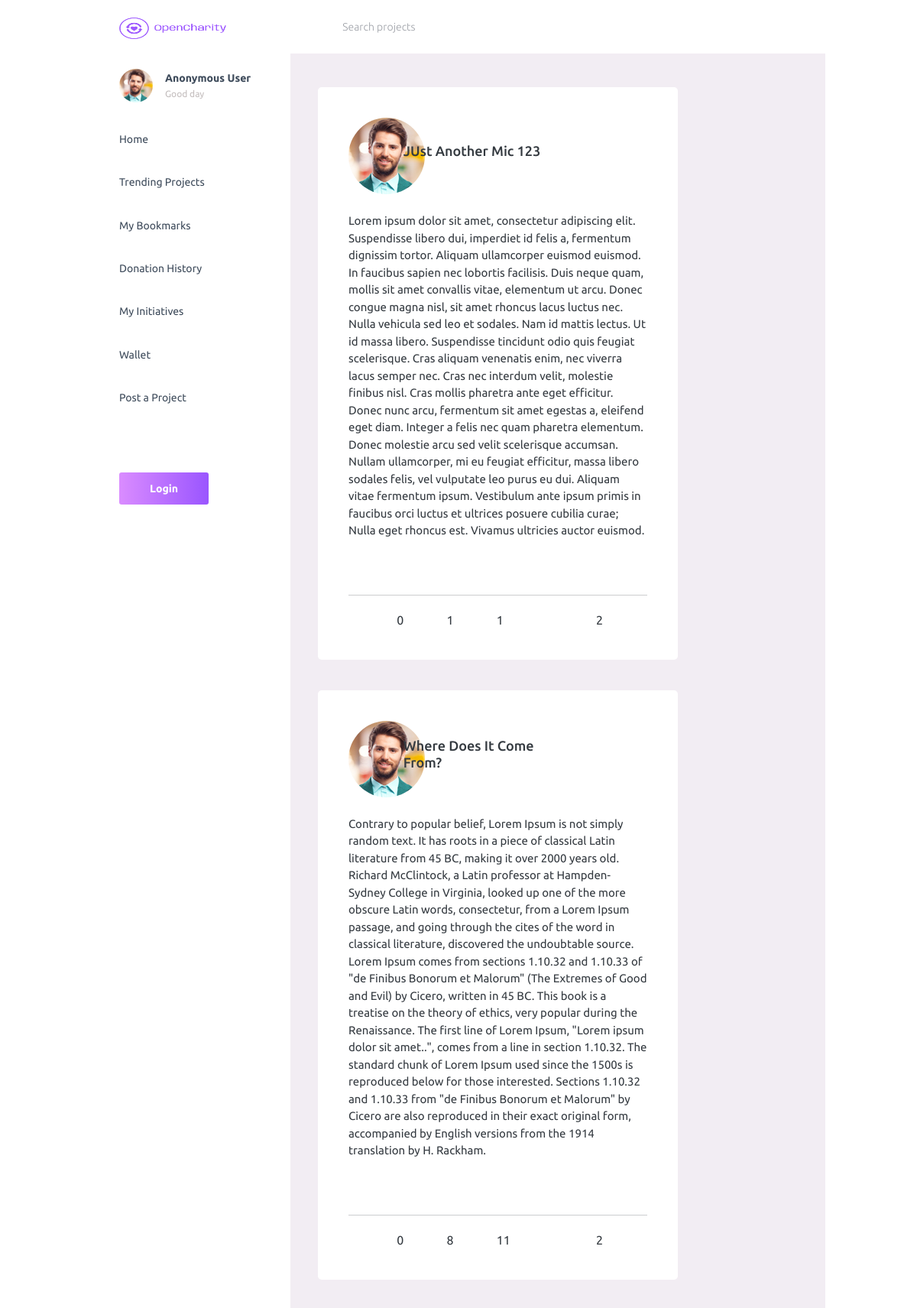
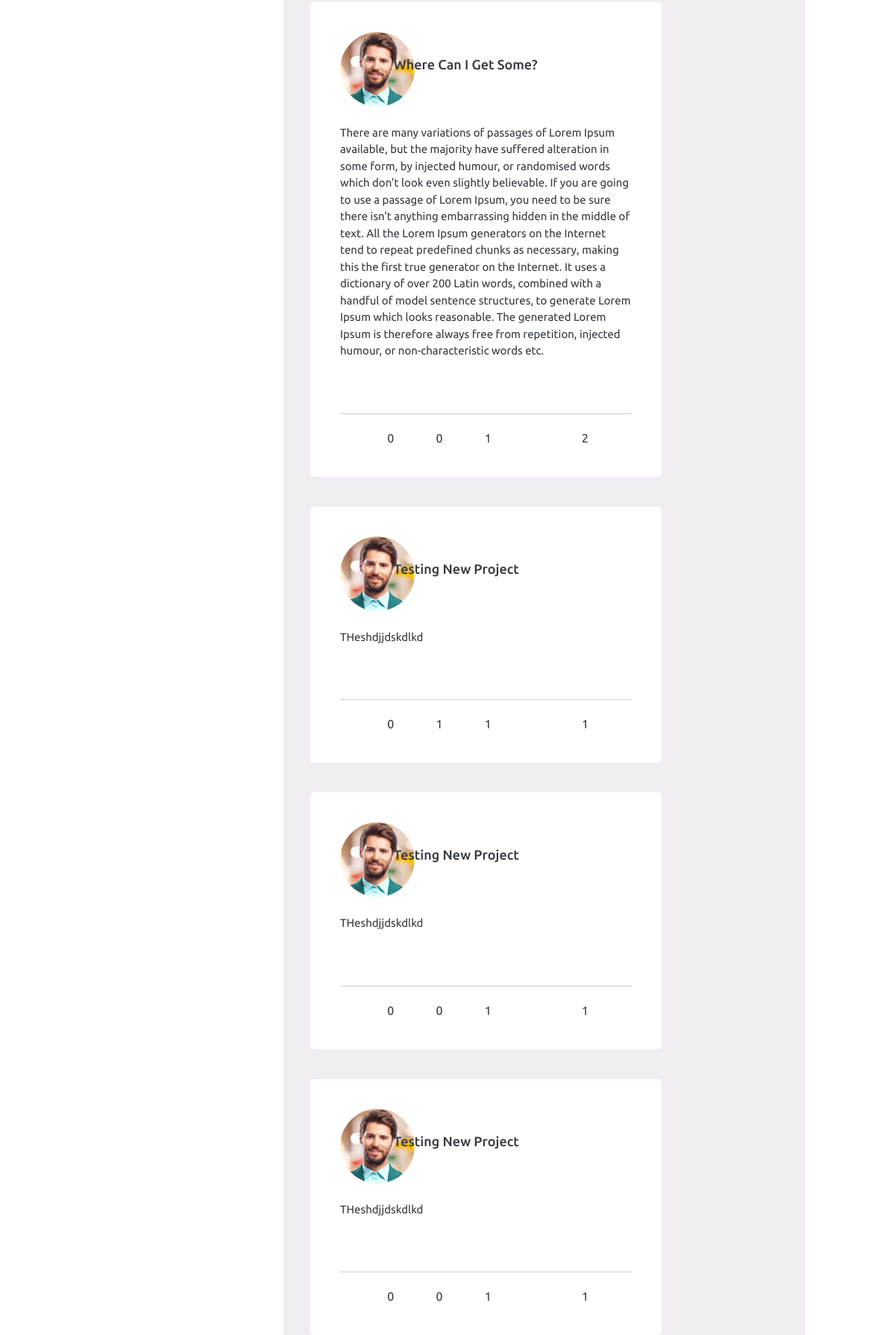
The page / (upper part) on the database its author committed (2 pictures, top to bottom).
### application/models/project.py (models this page shows, shortened)
class Project(db.Model):
    id = db.Column(db.Integer, primary_key=True,)
    title = db.Column(db.String(120), nullable=False)
    content = db.Column(db.Text, nullable=False)
    target = db.Column(db.Integer, nullable=False)
    raised = db.Column(db.Integer, nullable=False, default=0)
    date_created = db.Column(db.DateTime, nullable=False, default=datetime.utcnow)
    status = db.Column(db.String(12), nullable=False, default="Pending")
    date_approved = db.Column(db.DateTime, nullable=True)
    author_id = db.Column(db.Integer, db.ForeignKey("user.id"), nullable=False)
    comment_count = db.Column(db.Integer, nullable=False, default=0)
    bookmark_count = db.Column(db.Integer, nullable=False, default=0)
    like_count = db.Column(db.Integer, nullable=False, default=0)
    donation_count = db.Column(db.Integer, nullable=False, default=0)
    comments = db.relationship("Comment", backref="project", lazy=True)
    bookmarks = db.relationship("Bookmark", backref="project", lazy=True)
    donations = db.relationship("Donation", backref="project", lazy=True)

### application/front/routes/index.py (the view)
@index_bp.route("/index", strict_slashes=False)
@index_bp.route("/", strict_slashes=False)
def index():
    comment_form = CommentForm()
    projects = Project.query.order_by(Project.date_created.desc())
    return render_template("front/index.html", projects=projects, comment_form=comment_form)

### application/front/forms/comment_fm.py
class CommentForm(FlaskForm):
    content = TextAreaField("Content", validators=[DataRequired()])
    submit = SubmitField("Comment")

### application/templates/front/index.html (shortened to what this page needs)
{% extends "./base.html" %}
{% block extra_css %}
<link rel="stylesheet" href="{{ url_for('static', filename='css/front.css') }}">
{% endblock%}
{% block content %}
{% for project in projects %}
<div class="col-md-9 grid-margin card stretch-card" id="project-{{ project.id }}">
	<div class="card-body">
		<div class="row">
		  <div class="col-2">
		    <img src="../static/themeassets/images/faces/face1.jpg" alt="image" class="rounded-circle">
		  </div>
		  <div class="col-7 project-title">
		    <h4 class="card-title"> {{ project.title }}</h4>
		  </div>
		</div>
		<a class="ancher-disable" href="{{ url_for('project_bp.project_details', project_id=project.id) }}">
			<div class="pt-4">
		    <p class="card-text">
		      {{ project.content }}
		    </p>
			</div>
		</a>
	</div>
	<div class="card-body">
	  <hr>
	  <div class="int-buttons">
		  <div class="col-2">
		  	<a href="#" class="mdi mdi-currency-usd" data-bs-toggle="modal" data-bs-target="#staticBackdrop{{ project.id }}"></a>
		  	<span class="int-count" >{{ project.donation_count }}</span>
		  </div>
		  <div class="col-2">
		  	<a href="#" class="mdi mdi-comment-outline" onclick="showForm({{ project.id }}, ''); return false;"></a>
		  	<span class="int-count" >{{ project.comment_count }}</span>
		  </div>
		  <div class="col-2">
		  	<a href="{{ url_for('interactions_bp.like_project', project_id=project.id)  }}" class="mdi mdi-heart-outline" ></a>
		  	<span class="int-count" >{{ project.like_count }}</span>
		  </div>
		  <div class="col-2">
		  	<a href="#" class="mdi mdi-share-variant-outline"></a>
		  </div>
		  <div class="col-2">
		  	<a href="{{ url_for('interactions_bp.bookmark_project', project_id=project.id)  }}" class="mdi mdi-bookmark-outline"></a>
		  	<span class="int-count" >{{ project.bookmark_count }}</span>
		  </div>
	  </div>
	</div>
</div>
{% endfor %}
{% endblock %}

### application/static/css/front.css (style rules this page uses)
.project-title { align-content: center; }
a { color: #86898d; }
.ancher-disable { color: #343a40; }
.int-buttons { display: flex; justify-content: center; align-items: center; font-size: 1.5rem; }
a { text-decoration: none; }
.int-count { font-size: 16px; padding-left: 10%; }

### rows shown on the page
Project: title "JUst Another Mic 123", content "Lorem ipsum dolor sit amet, consectetur adipiscing elit. Suspendisse libero dui, imperdiet id felis a, fermentum dignissim tortor. Aliquam ullamcorper euismod euismod. In faucibus sapien nec lobortis facilisis. Duis neque quam, mollis sit amet convallis vitae, elementum ut arcu. Donec congue magna nisl, sit amet rhoncus lacus luctus nec. Nulla vehicula sed leo et sodales. Nam id mattis lectus. Ut id massa libero. Suspendisse tincidunt odio quis feugiat scelerisque. Cras aliquam venenatis enim, nec viverra lacus semper nec. Cras nec interdum velit, molestie finibus nisl. Cras mollis pharetra ante eget efficitur. Donec nunc arcu, fermentum sit amet egestas a, eleifend eget diam. Integer a…", donation_count "0", comment_count "1", like_count "1", bookmark_count "2"
Project: title "Where Does It Come From?", content "Contrary to popular belief, Lorem Ipsum is not simply random text. It has roots in a piece of classical Latin literature from 45 BC, making it over 2000 years old. Richard McClintock, a Latin professor at Hampden-Sydney College in Virginia, looked up one of the more obscure Latin words, consectetur, from a Lorem Ipsum passage, and going through the cites of the word in classical literature, discovered the undoubtable source. Lorem Ipsum comes from sections 1.10.32 and 1.10.33 of \"de Finibus Bonorum et Malorum\" (The Extremes of Good and Evil) by Cicero, written in 45 BC. This book is a treatise on the theory of ethics, very popular during the Renaissance. The first line of Lorem Ipsum,…", donation_count "0", comment_count "8", like_count "11", bookmark_count "2"
Project: title "Where Can I Get Some?", content "There are many variations of passages of Lorem Ipsum available, but the majority have suffered alteration in some form, by injected humour, or randomised words which don't look even slightly believable. If you are going to use a passage of Lorem Ipsum, you need to be sure there isn't anything embarrassing hidden in the middle of text. All the Lorem Ipsum generators on the Internet tend to repeat predefined chunks as necessary, making this the first true generator on the Internet. It uses a dictionary of over 200 Latin words, combined with a handful of model sentence structures, to generate Lorem Ipsum which looks reasonable. The generated Lorem Ipsum is therefore always free from…", donation_count "0", comment_count "0", like_count "1", bookmark_count "2"
Project: title "Testing New Project", content "THeshdjjdskdlkd", donation_count "0", comment_count "1", like_count "1", bookmark_count "1"
Project: title "Testing New Project", content "THeshdjjdskdlkd", donation_count "0", comment_count "0", like_count "1", bookmark_count "1"
Project: title "Testing New Project", content "THeshdjjdskdlkd", donation_count "0", comment_count "0", like_count "1", bookmark_count "1"
